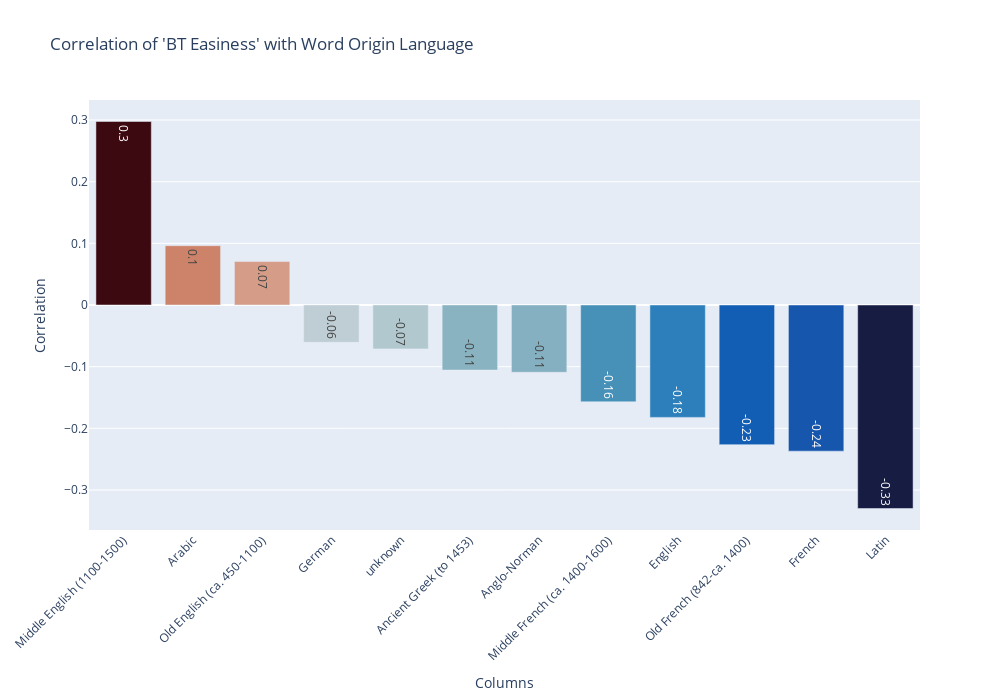

Notebook code for this chart:
### Markdown cell above
Below, I calculate and plot the correlation between BT Easiness and the word origin counts from the excerpt.  

A majority of word origins do not have any correlation with BT Easiness, so I have excluded any origins with correlation coefficient less than .05 from the plot below.  We do see that some origins have strong correlation.  Namely, a greater presence of words with a middle english origin increase readability, while greater presence of French and Latin origin words decrease readability.

### Code cell
# Get word origins and BT Easiness
origins_df = pd.DataFrame(df["BT Easiness"]).join(
    pd.DataFrame(df["word_origin_counts"].tolist()).fillna(0)
)

# Calculate the correlation matrix between columns in 'origins_df'
correlation_matrix = origins_df.corr()

# Extract correlations of 'BT Easiness' column with other columns, sort them in descending order
bt_easiness_corr = correlation_matrix["BT Easiness"]
sorted_index = bt_easiness_corr.sort_values(ascending=False).index

# Reorder 'bt_easiness_corr' based on sorted index and remove the self-correlation
bt_easiness_corr = bt_easiness_corr[sorted_index]
bt_easiness_corr = bt_easiness_corr.drop("BT Easiness")

# Filter correlations with an absolute value greater than 0.05
bt_easiness_corr = bt_easiness_corr[abs(bt_easiness_corr) > 0.05]

# Import the 'plotly' library for creating interactive plots
import plotly.graph_objects as go

# Create a bar chart using 'bt_easiness_corr' data with specified attributes
fig = go.Figure(
    data=go.Bar(
        x=bt_easiness_corr.index,
        y=bt_easiness_corr.values,
        marker=dict(color=bt_easiness_corr.values, colorscale="balance"),
        text=bt_easiness_corr.values.round(2),
        textposition="inside",
        cliponaxis=True,
    )
)

# Rotate the text labels on the x-axis by 90 degrees
fig.update_traces(textangle=90)

# Configure layout settings for the plot
fig.update_layout(
    title="Correlation of 'BT Easiness' with Word Origin Language",
    xaxis_title="Columns",
    yaxis_title="Correlation",
    xaxis_tickangle=-45,
    yaxis=dict(automargin=True),
    uniformtext_minsize=12,
    uniformtext_mode="show",
    height=700,
    width=1000,
)

# Display the interactive plot
fig.show()

### Figure 1 — Plotly figure (JSON) as saved in the notebook; plotly's stock layout.template omitted (floating-point values rounded to 4 significant figures)
{"data": [{"cliponaxis": true, "marker": {"color": [0.2976, 0.09625, 0.0705, -0.0605, -0.07126, -0.1056, -0.1092, -0.157, -0.1823, -0.2265, -0.2371, -0.3301], "colorscale": [[0, "rgb(23, 28, 66)"], [0.09091, "rgb(41, 58, 143)"], [0.1818, "rgb(11, 102, 189)"], [0.2727, "rgb(69, 144, 185)"], [0.3636, "rgb(142, 181, 194)"], [0.4545, "rgb(210, 216, 219)"], [0.5455, "rgb(230, 210, 204)"], [0.6364, "rgb(213, 157, 137)"], [0.7273, "rgb(196, 101, 72)"], [0.8182, "rgb(172, 43, 36)"], [0.9091, "rgb(120, 14, 40)"], [1, "rgb(60, 9, 17)"]]}, "text": [0.3, 0.1, 0.07, -0.06, -0.07, -0.11, -0.11, -0.16, -0.18, -0.23, -0.24, -0.33], "textangle": 90, "textposition": "inside", "type": "bar", "x": ["Middle English (1100-1500)", "Arabic", "Old English (ca. 450-1100)", "German", "unknown", "Ancient Greek (to 1453)", "Anglo-Norman", "Middle French (ca. 1400-1600)", "English", "Old French (842-ca. 1400)", "French", "Latin"], "y": [0.2976, 0.09625, 0.0705, -0.0605, -0.07126, -0.1056, -0.1092, -0.157, -0.1823, -0.2265, -0.2371, -0.3301]}], "layout": {"height": 700, "title": {"text": "Correlation of 'BT Easiness' with Word Origin Language"}, "uniformtext": {"minsize": 12, "mode": "show"}, "width": 1000, "xaxis": {"tickangle": -45, "title": {"text": "Columns"}}, "yaxis": {"automargin": true, "title": {"text": "Correlation"}}}}
